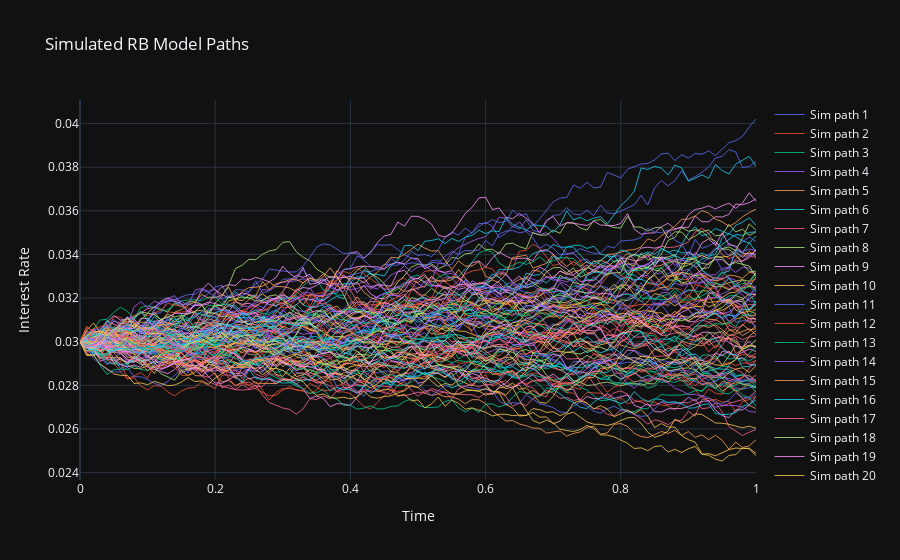

Notebook source saved alongside this figure:
### Markdown cell above
## RB model

### Code cell
class RBModel:
    def __init__(self, mu: float, theta:float, sigma: float, r0: float, T: float, dt: float):
        """
        Initialize the RB model parameters.
        
        :param mu: Speed of mean reversion.
        :param theta: Long-term mean level.
        :param sigma: Volatility.
        :param r0: Initial interest rate.
        :param T: Time horizon for the simulation.
        :param dt: Time step for the simulation.
        """
        self.mu = mu
        self.theta = theta
        self.sigma = sigma
        self.r0 = r0
        self.T = T
        self.dt = dt
        self.num_steps = int(T / dt)
    
    def simulate_paths(self, num_paths: int):
        """
        Simulate multiple paths of the interest rate process.
        
        :param num_paths: Number of paths to simulate.
        :return: Array of simulated paths.
        """
        # Initialize the array to store the paths
        paths = np.zeros((num_paths, self.num_steps + 1))
        paths[:, 0] = self.r0

        # Generate random numbers for the simulation
        dt_sqrt = np.sqrt(self.dt) #scaling for Brownian motion: increment(W_t) = Z * np.sqrt(dt), WHERE Z ~ N(0,1)
        for t in range(1, self.num_steps + 1):
            Z = np.random.normal(size=num_paths) #dWt
            dw = dt_sqrt * Z
            sqrt_r = np.sqrt(paths[:, t-1])
            paths[:, t] = (paths[:, t-1] + 
                            (self.theta * paths[:, t-1]) * self.dt +  # a = theta * r_t, b = sigma * r_t
                           self.sigma * paths[:, t-1] * dw + 
                           0.5 * (self.sigma ** 2) * paths[:, t-1] * (dw ** 2 - self.dt)) #b' = sigma, b = sigma * r_t
            
            
            # Ensure non-negativity
            paths[:, t] = np.maximum(paths[:, t], 0)
        
        return paths
    
    def plot_paths(self, num_paths: int =10):
        """
        Plot a few paths of the simulated interest rate process.
        
        :param num_paths: Number of paths to plot.
        """
        paths = self.simulate_paths(num_paths)
        time_points = np.linspace(0, self.T, self.num_steps + 1)
        
        fig = go.Figure()
        
        for i in range(num_paths):
            fig.add_trace(go.Scatter(
                x=time_points, y=paths[i, :],
                mode='lines',
                name=f'Sim path {i + 1}',
                line=dict(width=0.8)
            ))
            
        
        fig.update_layout(
            title='Simulated RB Model Paths',
            xaxis_title='Time',
            yaxis_title='Interest Rate',
            template='plotly_dark'
        )
        
        fig.show()

    def calibrate(self, market_data: np.array, initial_guess: List[float]):
        """
        Calibrate the RB model parameters to market data.
        
        :param market_data: Market data to calibrate to (e.g., volatility matrix).
        :param initial_guess: Initial guess for the model parameters [mu, theta, sigma].
        :return: Calibrated parameters.
        """
        def objective(params: List[float]):
            self.mu, self.theta, self.sigma = params
            simulated_data = self.simulate_paths(len(market_data))
            simulated_vol = np.std(simulated_data, axis=0)
            market_vol = np.std(market_data, axis=0)
            error = np.sum((simulated_vol - market_vol) ** 2)
            return error

        result = minimize(objective, initial_guess, method='L-BFGS-B', bounds=[(0, None), (0, None), (0, None)])
        self.mu, self.theta, self.sigma = result.x
        return result.x

    def price_option(self, is_call: bool, K: float, T: float, num_paths: int):
        """
        Price a European option using Monte Carlo simulation.
        
        :param option_type: 'call' or 'put'.
        :param K: Strike price of the option.
        :param T: Time to maturity.
        :param num_paths: Number of simulated paths.
        :return: Estimated option price.
        """
        paths = self.simulate_paths(num_paths)
        final_rates = paths[:, -1]
        
        if is_call == True:
            payoffs = np.maximum(final_rates - K, 0)
        else:
            payoffs = np.maximum(K - final_rates, 0)
        
        # Discount payoffs back to present value
        discount_factor = np.exp(-self.r0 * T)
        option_price = discount_factor * np.mean(payoffs)
        return option_price


# Example usage
if __name__ == "__main__":
    # Initialize the RB model with some parameters
    rb = RBModel(mu=0.5, theta=0.04, sigma=0.1, r0=0.03, T=1.0, dt=0.01)
    
    # Generate some synthetic market data for calibration (for illustration purposes)
    market_data = data.iloc[:,1:102].to_numpy()
    
    # Calibrate the model to the synthetic market data
    initial_guess = [0.4, 0.03, 0.08]
    calibrated_params = rb.calibrate(market_data, initial_guess)
    print(f"Calibrated parameters: \
    \n mu: {round(calibrated_params[0], 6)}, \
    \n theta: {round(calibrated_params[1], 6)}, \
    \n sigma: {round(calibrated_params[2], 6)}")
    
    # Plot the simulated paths with calibrated parameters
    rb.plot_paths(100)
